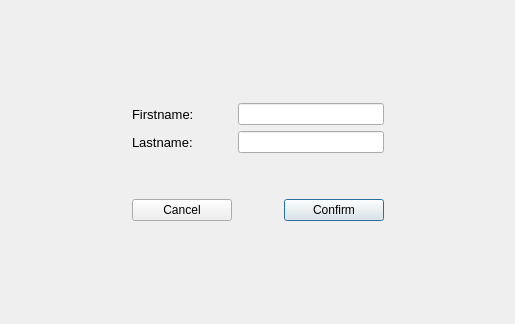
<?xml version="1.0" encoding="UTF-8"?>
<ui version="4.0">
 <class>MasterUserCreator</class>
 <widget class="QDialog" name="MasterUserCreator">
  <property name="geometry">
   <rect>
    <x>0</x>
    <y>0</y>
    <width>515</width>
    <height>324</height>
   </rect>
  </property>
  <property name="windowTitle">
   <string>Dialog</string>
  </property>
  <layout class="QHBoxLayout" name="horizontalLayout">
   <item>
    <widget class="QWidget" name="widget" native="true">
     <layout class="QGridLayout" name="gridLayout">
      <item row="2" column="1">
       <spacer name="verticalSpacer_2">
        <property name="orientation">
         <enum>Qt::Vertical</enum>
        </property>
        <property name="sizeHint" stdset="0">
         <size>
          <width>20</width>
          <height>40</height>
         </size>
        </property>
       </spacer>
      </item>
      <item row="1" column="1">
       <widget class="QWidget" name="widget_2" native="true">
        <property name="minimumSize">
         <size>
          <width>20</width>
          <height>20</height>
         </size>
        </property>
        <layout class="QGridLayout" name="gridLayout_2">
         <item row="3" column="2">
          <widget class="QPushButton" name="createButoon">
           <property name="minimumSize">
            <size>
             <width>100</width>
             <height>0</height>
            </size>
           </property>
           <property name="text">
            <string>Confirm</string>
           </property>
          </widget>
         </item>
         <item row="0" column="0">
          <widget class="QLabel" name="label">
           <property name="font">
            <font>
             <pointsize>10</pointsize>
            </font>
           </property>
           <property name="text">
            <string>Firstname:</string>
           </property>
          </widget>
         </item>
         <item row="3" column="0">
          <widget class="QPushButton" name="cancelButton">
           <property name="minimumSize">
            <size>
             <width>100</width>
             <height>0</height>
            </size>
           </property>
           <property name="text">
            <string>Cancel</string>
           </property>
          </widget>
         </item>
         <item row="2" column="2">
          <spacer name="verticalSpacer_3">
           <property name="orientation">
            <enum>Qt::Vertical</enum>
           </property>
           <property name="sizeHint" stdset="0">
            <size>
             <width>20</width>
             <height>40</height>
            </size>
           </property>
          </spacer>
         </item>
         <item row="1" column="0">
          <widget class="QLabel" name="label_2">
           <property name="font">
            <font>
             <pointsize>10</pointsize>
            </font>
           </property>
           <property name="text">
            <string>Lastname:</string>
           </property>
          </widget>
         </item>
         <item row="3" column="1">
          <spacer name="horizontalSpacer_3">
           <property name="orientation">
            <enum>Qt::Horizontal</enum>
           </property>
           <property name="sizeHint" stdset="0">
            <size>
             <width>40</width>
             <height>20</height>
            </size>
           </property>
          </spacer>
         </item>
         <item row="1" column="1" colspan="2">
          <widget class="QLineEdit" name="lastNameLineEdit"/>
         </item>
         <item row="0" column="1" colspan="2">
          <widget class="QLineEdit" name="firstNameLineEdit"/>
         </item>
        </layout>
       </widget>
      </item>
      <item row="0" column="1">
       <spacer name="verticalSpacer">
        <property name="orientation">
         <enum>Qt::Vertical</enum>
        </property>
        <property name="sizeHint" stdset="0">
         <size>
          <width>20</width>
          <height>40</height>
         </size>
        </property>
       </spacer>
      </item>
      <item row="1" column="2">
       <spacer name="horizontalSpacer">
        <property name="orientation">
         <enum>Qt::Horizontal</enum>
        </property>
        <property name="sizeHint" stdset="0">
         <size>
          <width>40</width>
          <height>20</height>
         </size>
        </property>
       </spacer>
      </item>
      <item row="1" column="0">
       <spacer name="horizontalSpacer_2">
        <property name="orientation">
         <enum>Qt::Horizontal</enum>
        </property>
        <property name="sizeHint" stdset="0">
         <size>
          <width>40</width>
          <height>20</height>
         </size>
        </property>
       </spacer>
      </item>
     </layout>
    </widget>
   </item>
  </layout>
 </widget>
 <resources/>
 <connections>
  <connection>
   <sender>cancelButton</sender>
   <signal>clicked()</signal>
   <receiver>MasterUserCreator</receiver>
   <slot>reject()</slot>
   <hints>
    <hint type="sourcelabel">
     <x>191</x>
     <y>212</y>
    </hint>
    <hint type="destinationlabel">
     <x>257</x>
     <y>161</y>
    </hint>
   </hints>
  </connection>
 </connections>
</ui>
